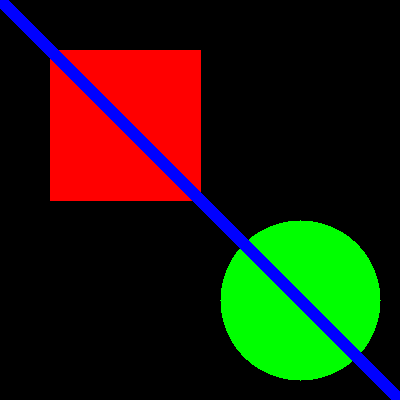
#> input picture DAY 3/test_image.png, 400 x 400 px, found by its file name
$ python exercise1_threshold_optimizer.py
#> lines starting #> are read from the running program, lines starting #| are printed output that depends on the picture; after the words box and inside, x2 and y2 are one past the last pixel; in counts of white or black regions, pixels touching at a corner belong together
# exercise_1_threshold_optimizer.py
import cv2
import numpy as np
def threshold_optimizer(image_path):
    """Find optimal threshold by analyzing histogram"""
#> called with image_path = 'test_image.png'
    image = cv2.imread(image_path)
#> image is the input picture: shape (400, 400, 3); mean B, G, R 10.7, 28.9, 32.4
    gray = cv2.cvtColor(image, cv2.COLOR_BGR2GRAY)
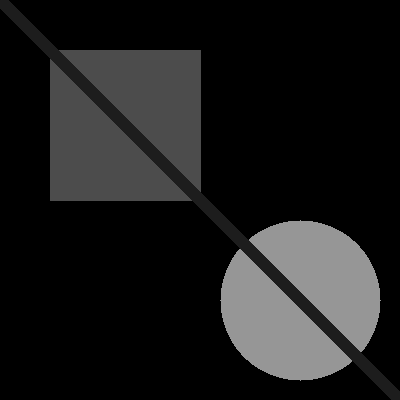
#> gray: shape (400, 400); min 0, max 150, mean 27.9

 # Compute histogram
    hist = cv2.calcHist([gray], [0], None, [256], [0, 256])
#> hist = 256 values, max 114810 at index 0, min 0 at index 1, mean 625
    hist = hist.flatten()

 # Find peaks in histogram
    peaks = []
    for i in range(1, 255):
        if hist[i] > hist[i-1] and hist[i] > hist[i+1]:
            peaks.append((i, hist[i]))
#> after the loop, peaks = [(29, 6728), (76, 20306), (150, 18156)]

 # Sort peaks by height
    peaks.sort(key=lambda x: x[1], reverse=True)

    if len(peaks) >= 2:
 # Optimal threshold is between two highest peaks
        valley_start = min(peaks[0][0], peaks[1][0])
#> valley_start = 76
        valley_end = max(peaks[0][0], peaks[1][0])
#> valley_end = 150

 # Find minimum between peaks
        min_val = float('inf')
        optimal_T = (valley_start + valley_end) // 2
#> optimal_T = 113

        for i in range(valley_start, valley_end + 1):
            if hist[i] < min_val:
                min_val = hist[i]
                optimal_T = i
#> this loop made 75 passes
#> min_val on passes 1 to 2: 20306, 0
#> after the loop, min_val = 0; optimal_T = 77

        print(f"Detected two peaks at {peaks[0][0]} and {peaks[1][0]}")
#| Detected two peaks at 76 and 150
        print(f"Optimal threshold T = {optimal_T}")
#| Optimal threshold T = 77
    else:
        optimal_T = 127
        print(f"Only {len(peaks)} peak(s) found. Using T=127")

 # Apply threshold
    _, thresholded = cv2.threshold(gray, optimal_T, 255,cv2.THRESH_BINARY)
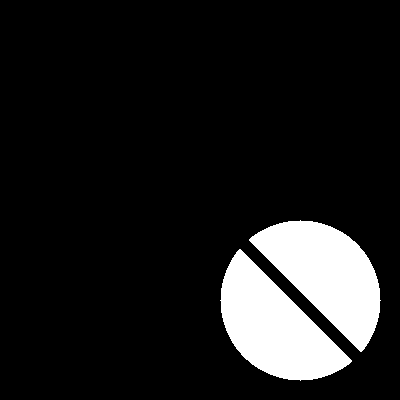
#> thresholded: shape (400, 400); 11.3% white; 2 white regions, box (x1, y1, x2, y2) and area: (249, 220, 381, 352) 9078, (220, 249, 352, 381) 9078

 # Show results
    comparison = np.hstack([
        cv2.resize(gray, (300, 250)),
        cv2.resize(thresholded, (300, 250))
        ])
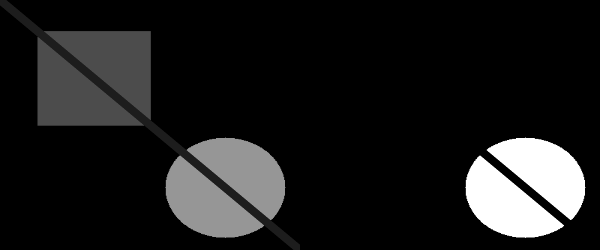
#> comparison: shape (250, 600); min 0, max 255, mean 28.4

    cv2.putText(comparison, f"Optimal T = {optimal_T}", (320, 30),cv2.FONT_HERSHEY_SIMPLEX, 0.7, (0, 255, 0), 2)

    cv2.imshow("Threshold Optimizer", comparison)
    cv2.waitKey(0)

    return optimal_T
# Run optimizer
threshold_optimizer("test_image.png")
cv2.destroyAllWindows()
